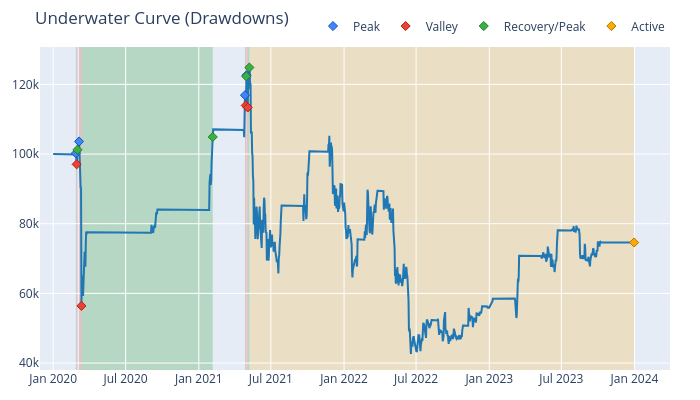

Notebook cell for this chart:
### Code cell
# Plot drawdown
fig_dd = portfolio.drawdowns.plot()
fig_dd.update_layout(title="Underwater Curve (Drawdowns)", height=400)
fig_dd.show()

### Figure 1 — Plotly figure (JSON) as saved in the notebook; plotly's stock layout.template omitted (floating-point values rounded to 4 significant figures; data arrays with more than 128 entries replaced by an {"elided": "..."} marker saying what was removed)
{"data": [{"line": {"color": "#1f77b4"}, "showlegend": false, "type": "scatter", "x": {"elided": "1461 str values"}, "y": {"elided": "1461 float values"}}, {"customdata": [[1], [3], [5], [6]], "hovertemplate": "Drawdown Id: %{customdata[0]}<br>Peak Timestamp: %{x}<br>Peak Value: %{y}", "marker": {"color": "#4285F4", "line": {"color": "rgb(11,84,205)", "width": 1}, "size": 7, "symbol": "diamond"}, "mode": "markers", "name": "Peak", "type": "scatter", "x": ["2020-02-27T00:00:00.000", "2020-03-06T00:00:00.000", "2021-04-27T00:00:00.000", "2021-05-01T00:00:00.000"], "y": [100200.0, 103600.0, 116900.0, 122600.0]}, {"customdata": [["1", "-0.03185942239181889", "2 days 00:00:00"], ["3", "-0.45557275659476343", "6 days 00:00:00"], ["5", "-0.025109005432969844", "2 days 00:00:00"], ["6", "-0.07561618143902621", "3 days 00:00:00"]], "hovertemplate": "Drawdown Id: %{customdata[0]}<br>Valley Timestamp: %{x}<br>Valley Value: %{y}<br>Drawdown: %{customdata[1]:.2%}<br>Duration: %{customdata[2]}", "marker": {"color": "#EA4335", "line": {"color": "rgb(181,31,18)", "width": 1}, "size": 7, "symbol": "diamond"}, "mode": "markers", "name": "Valley", "type": "scatter", "x": ["2020-02-29T00:00:00.000", "2020-03-12T00:00:00.000", "2021-04-29T00:00:00.000", "2021-05-04T00:00:00.000"], "y": [97050.0, 56400.0, 114000.0, 113400.0]}, {"customdata": [["1", "0.043101920798545544", "2 days 00:00:00"], ["3", "0.8598783261902282", "330 days 00:00:00"], ["5", "0.0734060296312404", "1 days 00:00:00"], ["6", "0.10127519588635073", "4 days 00:00:00"]], "hovertemplate": "Drawdown Id: %{customdata[0]}<br>End Timestamp: %{x}<br>End Value: %{y}<br>Return: %{customdata[1]:.2%}<br>Duration: %{customdata[2]}", "marker": {"color": "#37B13F", "line": {"color": "rgb(38,123,44)", "width": 1}, "size": 7, "symbol": "diamond"}, "mode": "markers", "name": "Recovery/Peak", "type": "scatter", "x": ["2020-03-02T00:00:00.000", "2021-02-05T00:00:00.000", "2021-04-30T00:00:00.000", "2021-05-08T00:00:00.000"], "y": [101200.0, 104900.0, 122300.0, 124800.0]}, {"customdata": [["7", "-0.6584226025895124", "967 days 00:00:00"]], "hovertemplate": "Drawdown Id: %{customdata[0]}<br>End Timestamp: %{x}<br>End Value: %{y}<br>Return: %{customdata[1]:.2%}<br>Duration: %{customdata[2]}", "marker": {"color": "#FFAA00", "line": {"color": "rgb(178,118,0)", "width": 1}, "size": 7, "symbol": "diamond"}, "mode": "markers", "name": "Active", "type": "scatter", "x": ["2023-12-31T00:00:00.000"], "y": [74620.0]}], "layout": {"height": 400, "legend": {"orientation": "h", "traceorder": "normal", "x": 1, "xanchor": "right", "y": 1.02, "yanchor": "bottom"}, "margin": {"b": 30, "l": 30, "r": 30, "t": 30}, "shapes": [{"fillcolor": "red", "layer": "below", "line": {"width": 0}, "opacity": 0.2, "type": "rect", "x0": "2020-02-27T00:00:00", "x1": "2020-02-29T00:00:00", "xref": "x", "y0": 0, "y1": 1, "yref": "paper"}, {"fillcolor": "red", "layer": "below", "line": {"width": 0}, "opacity": 0.2, "type": "rect", "x0": "2020-03-06T00:00:00", "x1": "2020-03-12T00:00:00", "xref": "x", "y0": 0, "y1": 1, "yref": "paper"}, {"fillcolor": "red", "layer": "below", "line": {"width": 0}, "opacity": 0.2, "type": "rect", "x0": "2021-04-27T00:00:00", "x1": "2021-04-29T00:00:00", "xref": "x", "y0": 0, "y1": 1, "yref": "paper"}, {"fillcolor": "red", "layer": "below", "line": {"width": 0}, "opacity": 0.2, "type": "rect", "x0": "2021-05-01T00:00:00", "x1": "2021-05-04T00:00:00", "xref": "x", "y0": 0, "y1": 1, "yref": "paper"}, {"fillcolor": "green", "layer": "below", "line": {"width": 0}, "opacity": 0.2, "type": "rect", "x0": "2020-02-29T00:00:00", "x1": "2020-03-02T00:00:00", "xref": "x", "y0": 0, "y1": 1, "yref": "paper"}, {"fillcolor": "green", "layer": "below", "line": {"width": 0}, "opacity": 0.2, "type": "rect", "x0": "2020-03-12T00:00:00", "x1": "2021-02-05T00:00:00", "xref": "x", "y0": 0, "y1": 1, "yref": "paper"}, {"fillcolor": "green", "layer": "below", "line": {"width": 0}, "opacity": 0.2, "type": "rect", "x0": "2021-04-29T00:00:00", "x1": "2021-04-30T00:00:00", "xref": "x", "y0": 0, "y1": 1, "yref": "paper"}, {"fillcolor": "green", "layer": "below", "line": {"width": 0}, "opacity": 0.2, "type": "rect", "x0": "2021-05-04T00:00:00", "x1": "2021-05-08T00:00:00", "xref": "x", "y0": 0, "y1": 1, "yref": "paper"}, {"fillcolor": "orange", "layer": "below", "line": {"width": 0}, "opacity": 0.2, "type": "rect", "x0": "2021-05-08T00:00:00", "x1": "2023-12-31T00:00:00", "xref": "x", "y0": 0, "y1": 1, "yref": "paper"}], "title": {"text": "Underwater Curve (Drawdowns)"}, "width": 700}}
